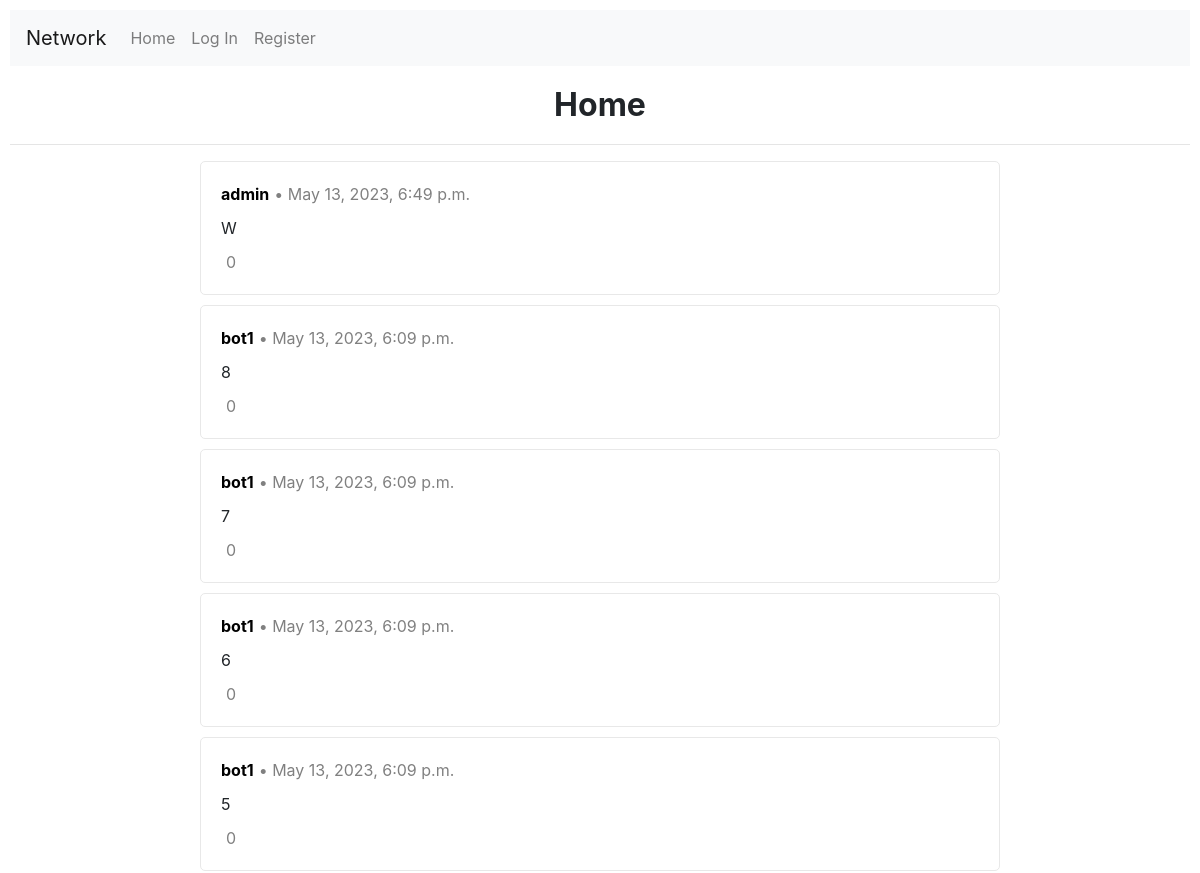
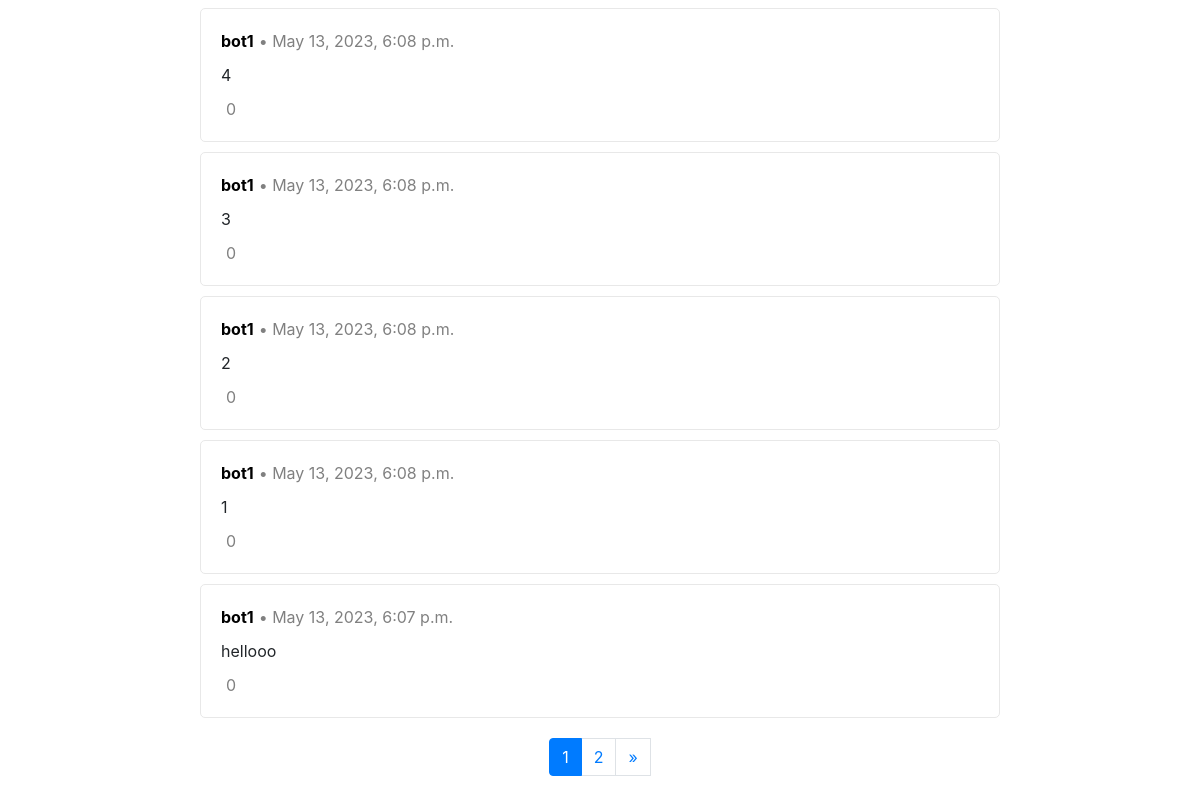
Before: / with the older database file (2 pictures, top to bottom).
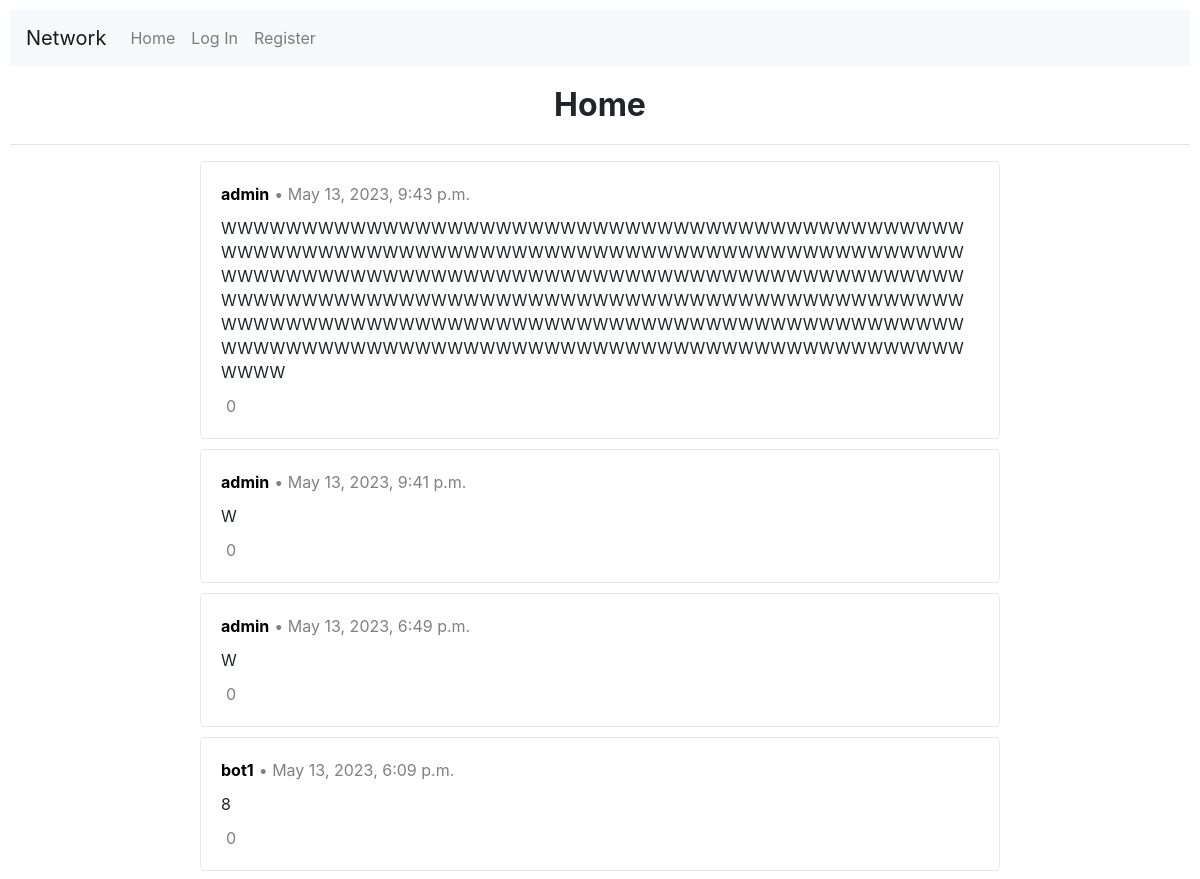
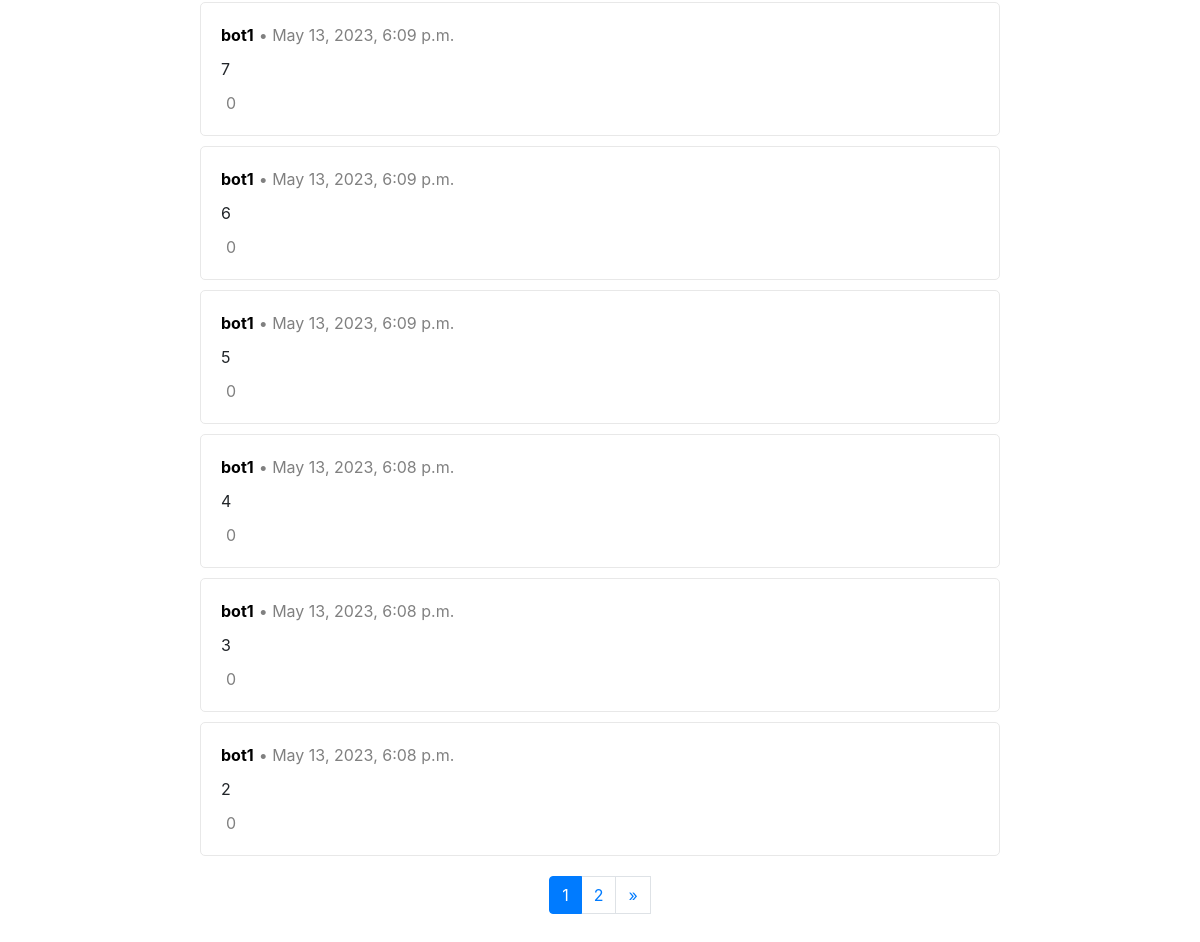
After: the same page with the newer database file (2 pictures, top to bottom).
### network/models.py (models this page shows, shortened)
class Post(models.Model):
    user = models.ForeignKey(User, on_delete=models.CASCADE, blank=True, null=True, related_name="post_user")
    content = models.CharField(max_length=280)
    number_of_likes = models.IntegerField(default=0)
    time = models.DateTimeField(auto_now_add=True)

class User(AbstractUser):
    pass

### network/views.py (the view)
# urls.py: path("", views.index, name="index"),
def index(request):
    user = None
    likes = None
    liked_post_ids = []
    if request.user.id is not None:
        user = User.objects.get(id=request.user.id)
        likes = Like.objects.filter(user=user)
        for like in likes:
            liked_post_ids.append(like.post.id)
    all_posts = Post.objects.all().order_by("-time")
    number_of_posts = len(all_posts)
    page_obj = get_page_objects(request, all_posts)
    return render(request, "network/index.html", {
        "user": user,
        "liked_post_ids": liked_post_ids,
        "form": PostForm,
        "page_obj": page_obj,
        "number_of_posts": number_of_posts
    })

### network/utils.py (called while the page is built)
def get_page_objects(request, posts):
    paginator = Paginator(posts, 10)
    page_number = request.GET.get("page")
    page_obj = paginator.get_page(page_number)
    return page_obj

### network/templates/network/index.html (shortened to what this page needs)
{% extends "network/layout.html" %}
{% block body %}
    <h2>Home</h2>
    <hr>
    {% include "network/posts.html" %}
{% endblock %}

### network/templates/network/posts.html (shortened to what this page needs)
{% load static %}
{% if number_of_posts > 0 %}
    {% for post in page_obj %}
        <div class="post-panel">
            <div class="post-header">
                <div>
                    <a class="username" href="{% url 'profile' profile_id=post.user.id %}"><strong>{{ post.user }}</strong></a>
                </div>
                <div class="post-time">
                    &bull; {{ post.time }}
                </div>
            </div>
            <div class="post-content-saved" id="content-div-{{ post.id }}-saved">
                {{ post.content }}
            </div>
            <div class="likes-container" id="likes-div-{{ post.id }}">
                <span class="likes-count" id="likes-count-{{ post.id }}">{{ post.number_of_likes }}</span>
            </div>
        </div>
    {% endfor %}
{% else %}
    No active posts
{% endif %}
<div class="pagination page-navigation">
    <li class="page-item active"><a class="page-link" href="?page={{ page_obj.number }}">{{ page_obj.number }}</a></li>
    {% if page_obj.has_next %}
        <a class="page-link" href="?page={{ page_obj.next_page_number }}">{{ page_obj.next_page_number }}</a>
        <a class="page-link" href="?page={{ page_obj.paginator.num_pages }}">&raquo;</a>
    {% endif %}
</div>

Changed rows visible on the page:
no longer on this page (row unchanged): Post: user "bot1", time "May 13, 2023, 6:08 p.m.", content "1", number_of_likes "0"
no longer on this page (row unchanged): Post: user "bot1", time "May 13, 2023, 6:07 p.m.", content "hellooo", number_of_likes "0"
added Post: user "admin", time "May 13, 2023, 9:43 p.m.", content "WWWWWWWWWWWWWWWWWWWWWWWWWWWWWWWWWWWWWWWWWWWWWWWWWWWWWWWWWWWWWWWWWWWWWWWWWWWWWWWWWWWWWWWWWWWWWWWWWWWWWWWWWWWWWWWWWWWWWWWWWWWWWWWWWWWWWWWWWWWWWWWWWWWWWWWWWWWWWWWWWWWWWWWWWWWWWWWWWWWWWWWWWWWWWWWWWWWWWWWWWWWWWWWWWWWWWWWWWWWWWWWWWWWWWWWWWWWWWWWWWWWWWWWWWWWWWWWWWWWWWWWWWWWWWWWWWWWWWWWW", number_of_likes "0"
added Post: user "admin", time "May 13, 2023, 9:41 p.m.", content "W", number_of_likes "0"
